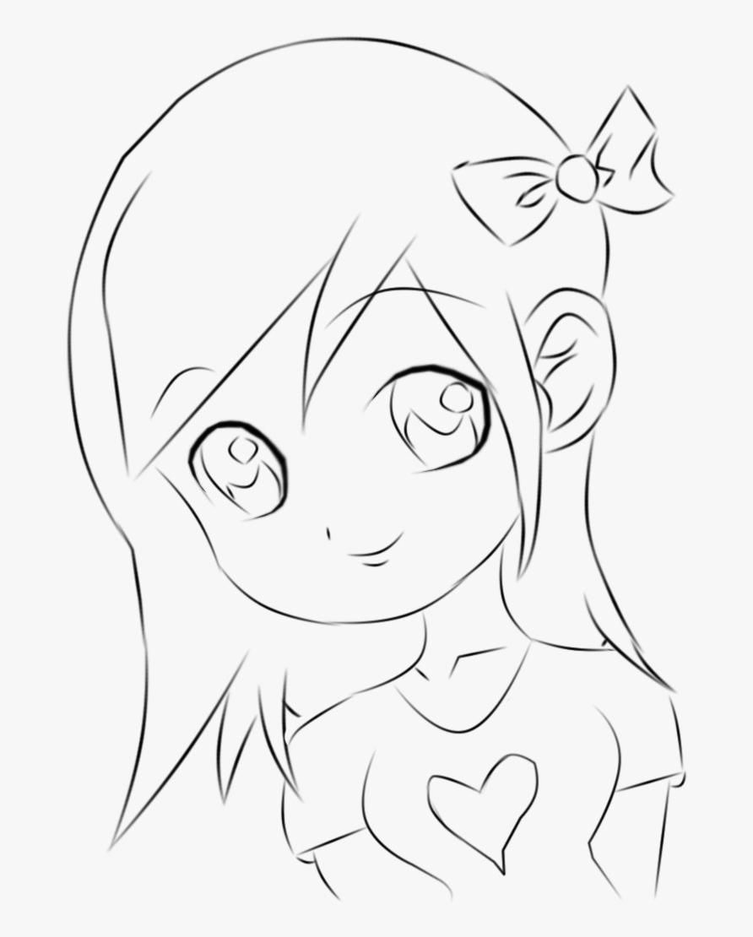
#> input picture CryptoGirl/plain.bmp, 753 x 937 px, shrunk from 892 x 1110 before the run
$ python block.py
#> lines starting #> are read from the running program, lines starting #| are printed output that depends on the picture; after the words box and inside, x2 and y2 are one past the last pixel; in counts of white or black regions, pixels touching at a corner belong together
from PIL import Image as PilImage
import numpy as np
import hashlib
import os

FRAME_SIZE = 4

def block_processing(image, dest, key, use_previous=False):
    image = image.copy()
    width, height = image.size
    w_iters = width // FRAME_SIZE
    h_iters = height // FRAME_SIZE
    previous = key
    for w in range(w_iters):
        for h in range(h_iters):
            crop = (w * FRAME_SIZE, h * FRAME_SIZE, (w + 1) * FRAME_SIZE, (h + 1) * FRAME_SIZE)
            np_frame = np.array(image.crop(crop)).flatten()
            message = np.bitwise_xor(np.packbits(np_frame), previous, dtype=np.uint8).tobytes()
            hash = hashlib.shake_256(message).digest(2)
            hash_array = np.frombuffer(hash, dtype=np.uint8)
            if use_previous:
                previous = hash_array
            output_frame = np.array(np.unpackbits(hash_array).reshape(FRAME_SIZE, FRAME_SIZE), dtype=bool)
            image.paste(PilImage.fromarray(output_frame), crop)
    image.save(dest)

def ecb(image, key):
    block_processing(image, 'ecb_crypto.bmp', key, use_previous=False)

def cbc(image, key):
    block_processing(image, 'cbc_crypto.bmp', key, use_previous=True)

def read_key():
    if os.path.isfile('key.txt'):
        with open('key.txt') as file:
            key = np.array([int(k) for k in file.read().split()], dtype=np.uint8)
    else:
        key = np.array([0, 0], dtype=np.uint8)
    return key

def main():
    source_image = PilImage.open("plain.bmp")
#> source_image is the input picture: PIL image 753x937 RGB; min 0, max 255, mean 239.5
    bin_image = source_image.convert('L').point(lambda p: 255 if p > 200 else 0, mode='1')
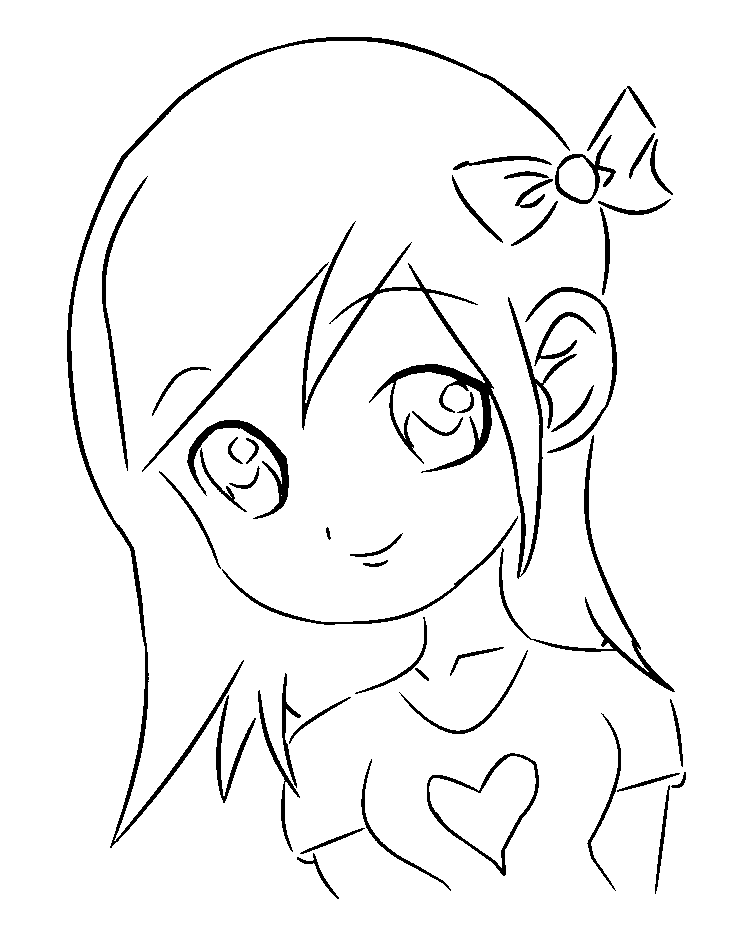
#> bin_image: PIL image 753x937 1; 95% white; 49 black regions, largest, box (x1, y1, x2, y2) and area: (302, 221, 577, 579) 7388, (67, 37, 570, 848) 5858, (499, 435, 675, 692) 2238
    key = read_key()
    cbc(bin_image, key)
#> after the loop in block_processing, `for w in range(w_iters):`:
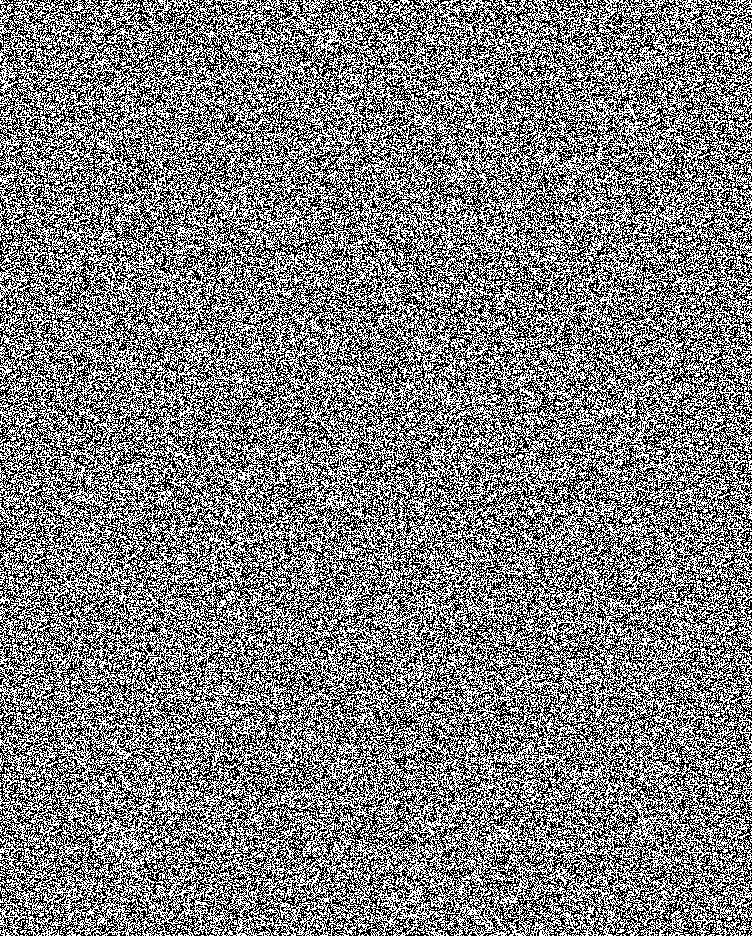
#> image: PIL image 753x937 1; 49.8% white in thin lines or dots
    ecb(bin_image, key)
#> call 2 of block_processing, with dest = 'ecb_crypto.bmp', key = array of shape (2,), use_previous = False
#> after the loop in block_processing (call 2), `for w in range(w_iters):`:
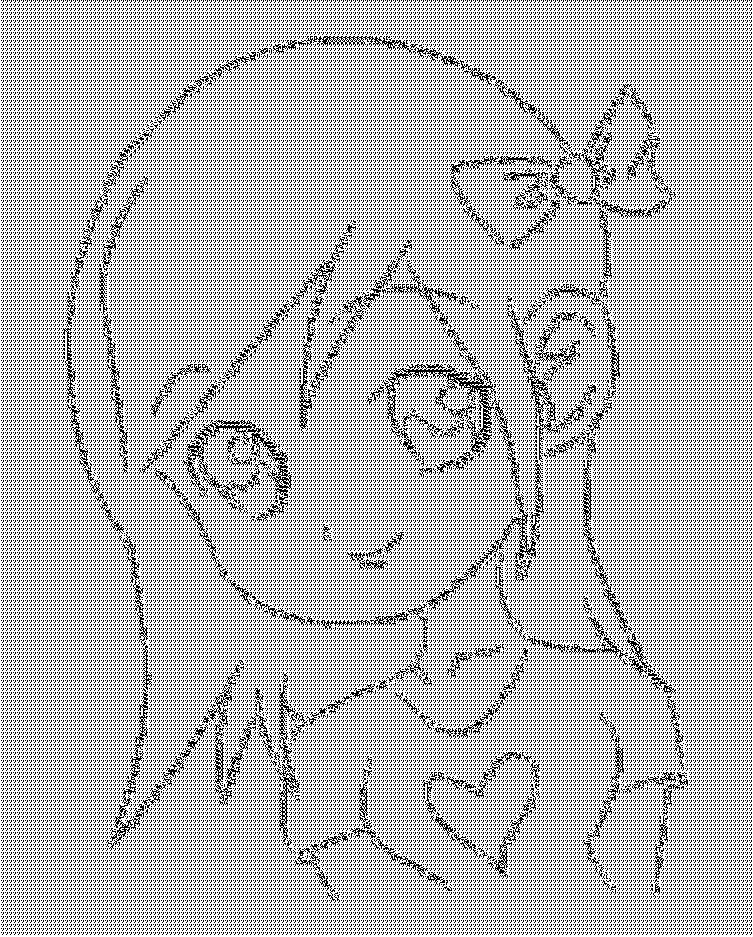
#> image: PIL image 753x937 1; 72.5% white; black in thin lines or dots


if __name__ == '__main__':
    main()
